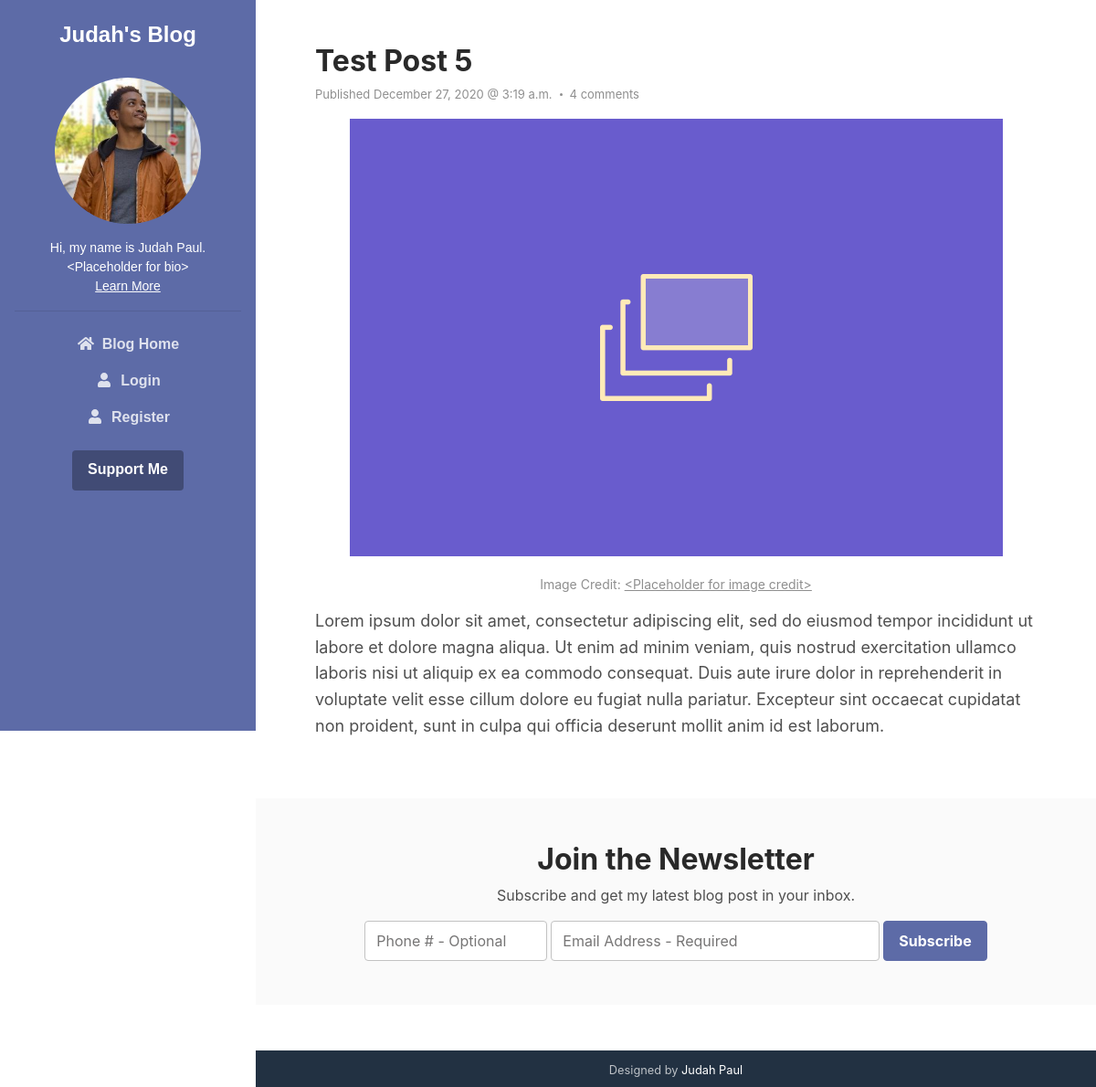
The page /post/7/test-post-5/ on the database its author committed.
### blog/models.py (models this page shows, shortened)
class Post(models.Model):
    title = models.CharField(max_length=100)
    content = models.TextField()
    intro = models.TextField(max_length=100, blank=True)
    post_image = models.ImageField(default='default_post.png', upload_to='post-pics')
    timestamp = models.DateTimeField(default=timezone.now)
    author = models.ForeignKey(User, on_delete=models.CASCADE)
    slug = AutoSlugField(populate_from='title', default='', unique=True, null=False, editable=False)
    draft = models.BooleanField(default=False)
    class Meta:
        ordering = ['-timestamp']

### blog/views.py (the view)
# urls.py: path('post/<int:pk>/<slug:slug>/', PostDetailView.as_view(), name='post-detail'),
class PostDetailView(DetailView):
    model = Post
    template_name = 'post_detail.html'

### templates/post_detail.html (shortened to what this page needs)
<!doctype html>
{% extends "base.html" %}
{% load crispy_forms_tags %}
{% block content %}
{% load static %}
<article class="blog-post px-3 py-5 p-md-5">
    <div class="container">
        <header class="blog-post-header">
            <h2 class="title mb-2">{{ post.title }}</h2>
            <div class="meta mb-3"><span class="date">Published {{ post.timestamp|date:"F d, Y @ f a" }}</span><span class="comment"><a href="#">4 comments</a></span></div>
        </header>
        <div class="blog-post-body">
            <figure class="blog-banner">
                <img class="img-fluid" style="margin: 10px auto 20px; display: block;" src="{{ post.post_image.url }}" alt="image">
                <figcaption class="mt-2 text-center image-caption">Image Credit: <a href="#" target="_blank">&lt;Placeholder for image credit&gt;</a></figcaption>
            </figure>
            <p>{{ post.content }}</p>
        </div>
    </div>
</article>
<section class="cta-section theme-bg-light py-5">
    <div class="container text-center">
        <h2 class="heading">Join the Newsletter</h2>
        <div class="intro">Subscribe and get my latest blog post in your inbox.</div>
        <form class="signup-form form-inline justify-content-center pt-3">
            <div class="form-group">
                <input type="tel" id="phone" name="phone" pattern="[+]{1}[0-9]{11,14}" class="form-control mr-md-1" style="max-width: 200px;" placeholder="Phone # - Optional">
                <input type="email" id="semail" name="semail1" class="form-control mr-md-1 semail" placeholder="Email Address - Required">
            </div>
            <button type="submit" class="btn btn-primary">Subscribe</button>
        </form>
    </div>
</section>
{% endblock content %}

### rows shown on the page
Post: title "Test Post 5", timestamp "December 27, 2020 @ 3:19 a.m.", post_image (placeholder picture), content "Lorem ipsum dolor sit amet, consectetur adipiscing elit, sed do eiusmod tempor incididunt ut labore et dolore magna aliqua. Ut enim ad minim veniam, quis nostrud exercitation ullamco laboris nisi ut aliquip ex ea commodo consequat. Duis aute irure dolor in reprehenderit in voluptate velit esse cillum dolore eu fugiat nulla pariatur. Excepteur sint occaecat cupidatat non proident, sunt in culpa qui officia deserunt mollit anim id est laborum."
